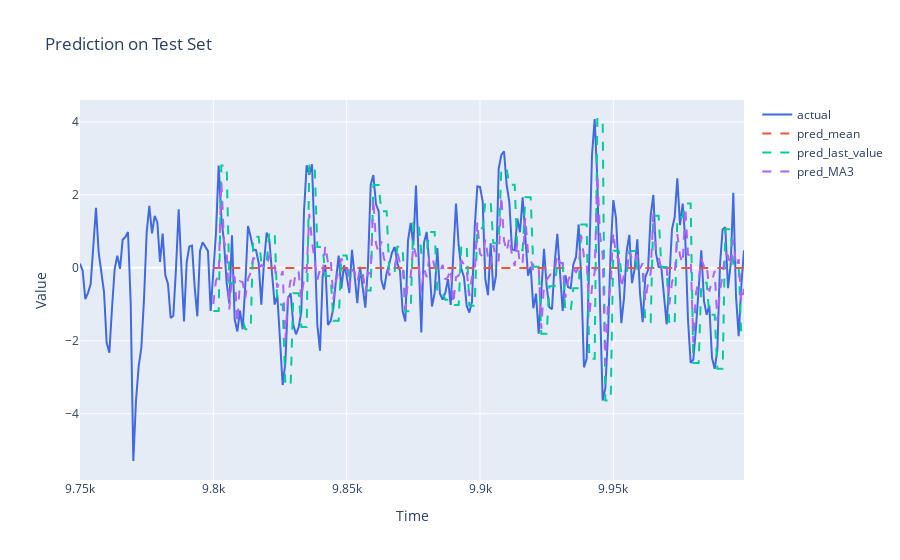

Notebook code cell kept with this figure:
### Code cell
fig = go.Figure()
fig.add_trace(go.Scatter(x=df[-250:].index, y=df[-250:]['value'], name='actual', line = dict(color='royalblue')))

for pred_type in ["pred_mean", "pred_last_value",	"pred_MA3"]: 
    fig.add_trace(go.Scatter(x=test.index, y=test[pred_type], name=pred_type, line = dict(dash='dash')))
fig.update_layout(
    yaxis_title='Value',
    xaxis_title='Time',
    title='Prediction on Test Set'
)  
fig.show()

### Figure 1 — Plotly figure (JSON) as saved in the notebook; plotly's stock layout.template omitted (floating-point values rounded to 4 significant figures; data arrays with more than 128 entries replaced by an {"elided": "..."} marker saying what was removed)
{"data": [{"line": {"color": "royalblue"}, "name": "actual", "type": "scatter", "x": {"elided": "250 int values"}, "y": {"elided": "250 float values"}}, {"line": {"dash": "dash"}, "name": "pred_mean", "type": "scatter", "x": {"elided": "200 int values"}, "y": {"elided": "200 float values"}}, {"line": {"dash": "dash"}, "name": "pred_last_value", "type": "scatter", "x": {"elided": "200 int values"}, "y": {"elided": "200 float values"}}, {"line": {"dash": "dash"}, "name": "pred_MA3", "type": "scatter", "x": {"elided": "200 int values"}, "y": {"elided": "200 float values"}}], "layout": {"title": {"text": "Prediction on Test Set"}, "xaxis": {"title": {"text": "Time"}}, "yaxis": {"title": {"text": "Value"}}}}
